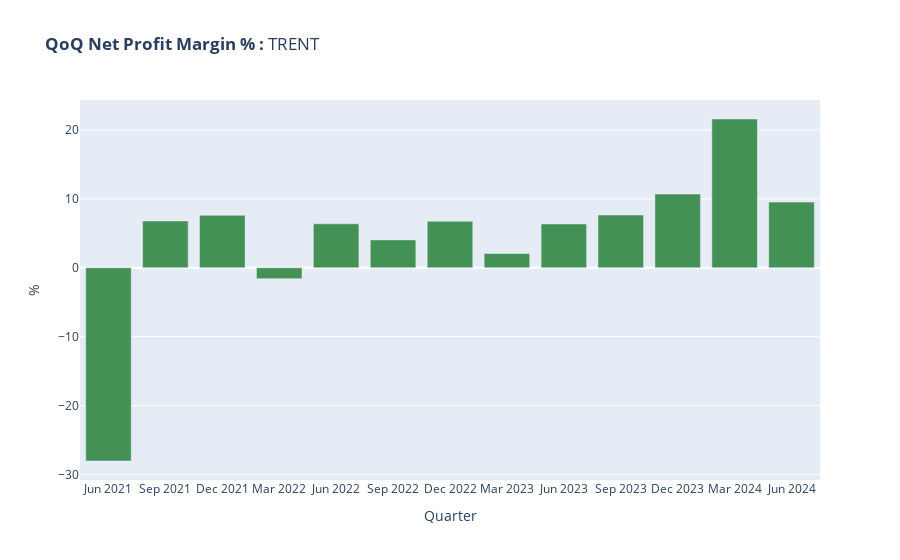

The notebook cell this image was saved under:
### Markdown cell above
## 3.3 Quaterly Result - Net Profit Margin % Trend:

### Code cell
## Charting
fig3 = go.Figure()

x  = df_quaterly_results.index
y1 = df_quaterly_results['Sales'].astype(float) # Sales Column
y2 = df_quaterly_results['Net Profit'].astype(float) # Expenses Column

y3 = y2 / y1 * 100
 
fig3.add_trace(go.Bar(x=x, y=y3, name='Net Profit Margin %', marker_color ="#449156"))

plot_title = '<b>QoQ Net Profit Margin % : </b>' + stock_symbol

fig3.update_layout(
        title=plot_title,
        xaxis_title='Quarter',
        yaxis_title=' % ')


# pyo.plot(fig, filename="temp-plot.html")
fig3.show()

### Figure 1 — Plotly figure (JSON) as saved in the notebook; plotly's stock layout.template omitted (floating-point values rounded to 4 significant figures)
{"data": [{"marker": {"color": "#449156"}, "name": "Net Profit Margin %", "type": "bar", "x": ["Jun 2021", "Sep 2021", "Dec 2021", "Mar 2022", "Jun 2022", "Sep 2022", "Dec 2022", "Mar 2023", "Jun 2023", "Sep 2023", "Dec 2023", "Mar 2024", "Jun 2024"], "y": [-28.05, 6.791, 7.605, -1.58, 6.378, 4.045, 6.73, 2.061, 6.355, 7.646, 10.7, 21.59, 9.527]}], "layout": {"autosize": true, "title": {"text": "<b>QoQ Net Profit Margin % : </b>TRENT"}, "xaxis": {"autorange": true, "range": [-0.5, 12.5], "title": {"text": "Quarter"}, "type": "category"}, "yaxis": {"autorange": true, "range": [-30.81, 24.35], "title": {"text": " % "}, "type": "linear"}}}
